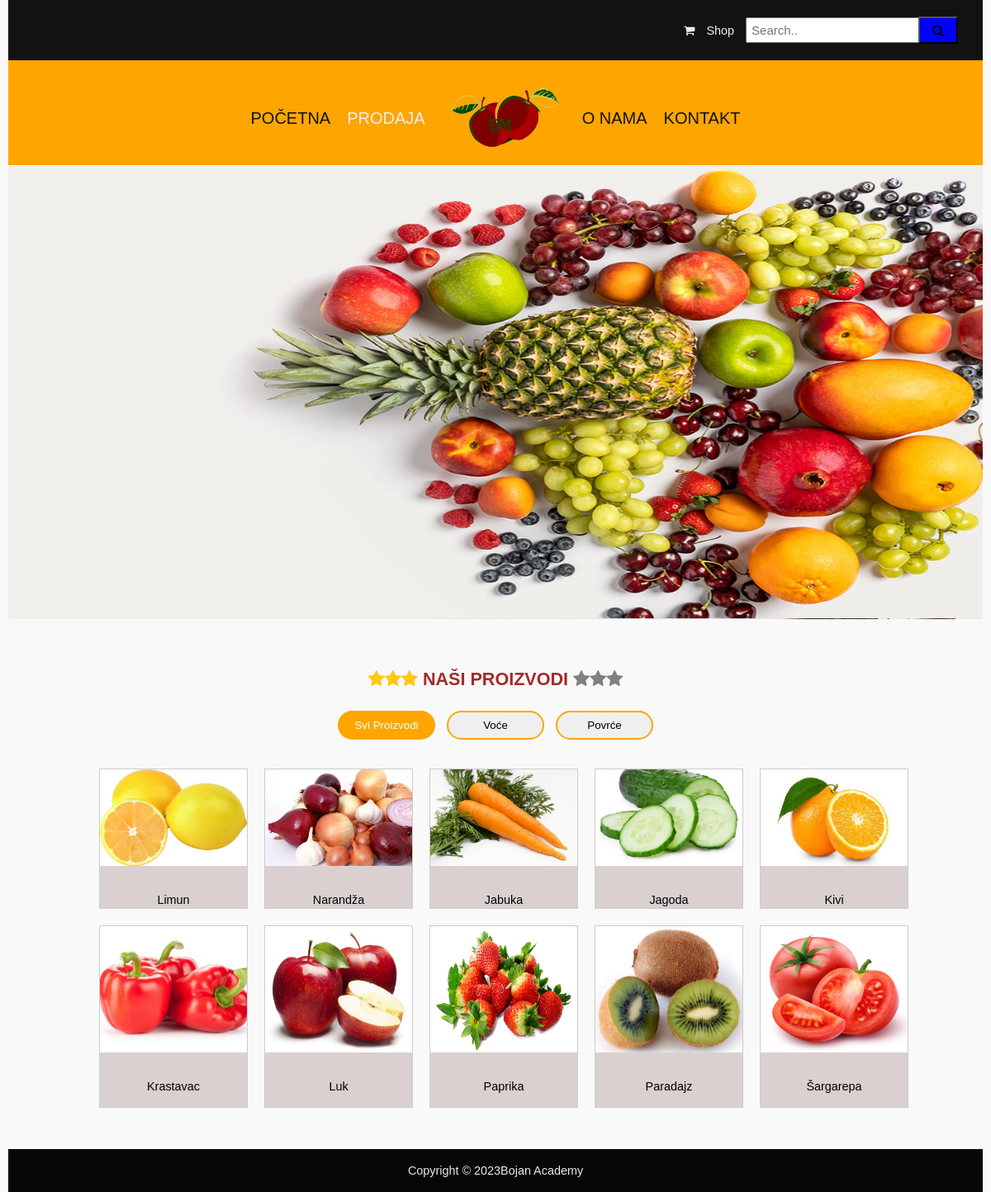
The app's page /shop/ with its own data.
### prodaja/models.py (models this page shows, shortened)
class Proizvod(models.Model):
    naziv = models.CharField(max_length=100)
    cena = models.FloatField()
    kategorija = models.CharField(choices=CATEGORY_CHOICES, max_length=2)
    opis= models.TextField()
    product_image = models.ImageField(upload_to='image')

### prodaja/views.py (the view)
# urls.py: path('shop/', views.shop, name='shop'),
def shop(request):
    folder_path = 'image/product/'
    image_filenames = os.listdir(folder_path)
    proizvodi = Proizvod.objects.all()
    list = zip(image_filenames, proizvodi)
    context = {
        'list':list
    }
    return render(request, 'prodaja/shop.html', context)

### prodaja/templates/prodaja/shop.html
{% extends 'prodaja/index.html' %}
{% load static %}
{% block body %}
<div class="shop-section">
<h2><span class="fa fa-star checked"></span><span class="fa fa-star checked"></span><span class="fa fa-star checked"></span>
    Naši proizvodi
    <span class="fa fa-star unchecked"></span><span class="fa fa-star unchecked"></span><span class="fa fa-star unchecked"></span>
</h2>
<a href="{% url 'shop' %}"><button class="{% if request.resolver_match.view_name == 'shop' %}active{% endif %}">Svi proizvodi</button></a>
<a href="{% url 'voce' %}"><button class="{% if request.resolver_match.view_name == 'voce' %}active{% endif %}">Voće</button></a>
<a href="{% url 'povrce' %}"><button class="{% if request.resolver_match.view_name == 'povrce' %}active{% endif %}">Povrće</button></a>
</div>
<div class="shop-section-all">
{% for filename, proizvod in list %}
    <div class="photo1">
        <img src="{% static folder_path %}{{ filename }}"   alt="Image"  >
        <div class="desc">{{proizvod.naziv}}</div>
    </div>
{% endfor %}
</div>
{% endblock body %}

### prodaja/templates/prodaja/index.html (shortened to what this page needs)
{% load static %}
<!DOCTYPE html>
<html lang="en">
<head>
    <link rel="stylesheet" href="{% static 'css/style.css' %}">
    <link rel="stylesheet" href="https://cdnjs.cloudflare.com/ajax/libs/font-awesome/4.7.0/css/font-awesome.min.css">
    <link href="http://ajax.googleapis.com/ajax/libs/jqueryui/1.8.16/themes/ui-lightness/jquery-ui.css" rel="stylesheet"
        type="text/css" />
</head>
{% include 'prodaja/header.html' %}
<body>
    {% block body %}{% endblock body %}
</body>
{% include 'prodaja/footer.html' %}
</html>

### prodaja/templates/prodaja/header.html (shortened to what this page needs)
{% load static %}
<div class="pre-header">
   <form action="/search">
    <ul>
        <li><i class="fa fa-shopping-cart"></i> Shop</li>
        <li>
        <input id="tags" name="q" type="text"  placeholder="Search..">
        <button><i class="fa fa-search"></i></button></li>
        </ul>
    </form>
</div>
<header>
    <nav class="navbar" id="myTopnav">
        <ul >
            <li><a class = "{% if request.resolver_match.view_name == 'index' %}active{% endif %}" href="{% url 'index' %}">Početna</a></li>
            <li><a class="{% if request.resolver_match.view_name == 'shop' %}active{% endif %}" href="{% url 'shop' %}">Prodaja</a></li>
            <li><a href="#"><img src="{% static 'image/prodaja_logo1.png' %}" alt="Logo"></a> </li>
            <li><a class="{% if request.resolver_match.view_name == 'o_nama' %}active{% endif %}" href="{% url 'o_nama' %}">O nama</a></li>
            <li><a class= "{% if request.resolver_match.view_name == 'kontakt' %}active{% endif %}" href="{% url 'kontakt' %}">Kontakt</a></li>
        </ul>
 </nav>
</header>
<div class="slider">
    <img class="mySlides" src="{% static 'image/voce_i_povrce_1.jpg' %}" alt="" >
 </div>

### prodaja/templates/prodaja/footer.html
{% load static %}
<footer>
    <p>
        Copyright &copy; <script>document.write(new Date().getFullYear())</script>Bojan academy
    </p>
</footer>

### prodaja/static/css/style.css (style rules this page uses)
* { margin: 0; padding: 0; text-transform: capitalize; text-decoration: none; outline: none; box-sizing: border-box; font-family: Verdana, Geneva, Tahoma, sans-serif; }
body { background-color: #f9f9f9; }
html { font-size: 90%; overflow-x: hidden; }
header { background-color: orange; padding: 0; margin: 0 10px; }
header .navbar ul { display: flex; align-items: center; word-spacing:-.5em; list-style: none; padding-top: 15px; justify-content: center; overflow: hidden; }
header .navbar ul li { word-spacing:0; }
header .navbar ul li a { font-size: 20px; color: #131212; transition: 0.2s; text-decoration: none; border-radius: 50px; word-spacing:0; margin: 10px 10px; justify-content: space-between; text-transform: uppercase; }
header .navbar ul li a.active, header .navbar ul li a:hover { color: #f3eeec; }
header img { width: 150px; position: relative; }
.pre-header { background-color: #131212; padding: 20px; margin: 0 10px; }
.pre-header ul { margin: 0 10px; color: #f3eeec; list-style: none; text-align: end; word-spacing:10px; }
.pre-header ul li { display: inline-block; }
.pre-header input[type=text] { padding: 5px; font-size: 15px; white-space: initial; }
.pre-header button { padding: 6px; font-size: 15px; background-color: blue; padding-left: 15px; padding-right: 15px; margin-left: -18px; cursor: pointer; }
.slider { margin: 0 10px; overflow: hidden; padding-bottom: 100px; }
.slider img { width: 100%; background-size: cover; background-repeat: no-repeat; background-attachment: fixed; height: 550px!important; }
footer { margin: 0px 10px; margin-top: 30px; background-color: #070707; padding: 18px 10px; }
footer p { text-align: center; color: #f0e5e5; }
.shop-section { margin-top: -50px ; text-align: center; padding: 10px; }
.shop-section h2 { padding-bottom: 20px; text-transform: uppercase; color: brown; }
.shop-section button { border: 2px solid orange; border-radius: 30px; width: 10%; padding: 8px; margin: 5px; cursor: pointer; }
.shop-section button:hover, .shop-section button.active { background-color: orange; color: white; }
.shop-section .checked { color: rgb(255, 200, 19); }
.shop-section .unchecked { color: grey; }
.shop-section-all { margin: 0 10px; padding: 10px; width: 100%; display: flex; flex-wrap:wrap; overflow:hidden; justify-content: center; }
.photo1 { margin: 10px; border: 1px solid #ccc; float: left; width: 180px; background-color: rgb(218, 208, 207); }
.photo1 img { width: 100%; height: 70%; }
.photo1 .desc { padding-top: 30px; text-align: center; }

### records on screen
Proizvod: shows a picture, naziv "Limun"
Proizvod: shows a picture, naziv "Narandža"
Proizvod: shows a picture, naziv "Jabuka"
Proizvod: shows a picture, naziv "Jagoda"
Proizvod: shows a picture, naziv "Kivi"
Proizvod: shows a picture, naziv "Krastavac"
Proizvod: shows a picture, naziv "Luk"
Proizvod: shows a picture, naziv "Paprika"
Proizvod: shows a picture, naziv "Paradajz"
Proizvod: shows a picture, naziv "Šargarepa"
